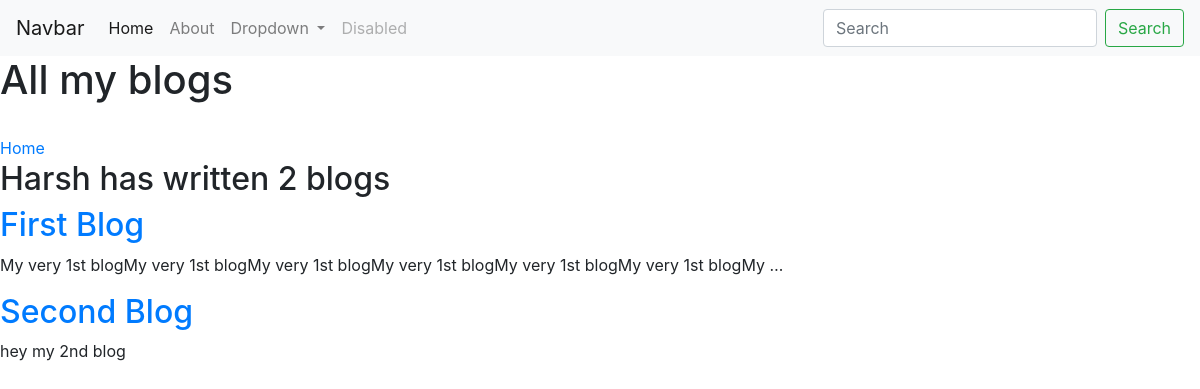
Screenshot of /blog/ with the database file from the repository.
### blog/models.py (models this page shows, shortened)
class Blog(models.Model):
    title= models.CharField(max_length=200)
    description= models.TextField()
    date= models.DateField()

### blog/views.py (the view)
# urls.py: path('', views.all_blogs, name='all_blogs'),
def all_blogs(request):
    blogs= Blog.objects.all()
    return render(request, 'blog/all_blogs.html', {'blogs': blogs})

### blog/templates/blog/all_blogs.html
{% extends 'portfolio/base.html'%}
{% block content %}
<h1>All my blogs</h1>
<br>
<a href="{% url 'home' %}">Home</a>
<br>
<h2>Harsh has written {{blogs.count}} blog{{ blogs.count|pluralize}}</h2>
{% for blog in blogs %}
<a href="{% url 'blog:detail' blog.id %}"><h2>{{ blog.title }}</h2></a>
<p>{{blog.description|striptags|truncatechars:100}}</p>
{%endfor%}
{% endblock %}

### rows the page displays
Blog: title "First Blog", description "My very 1st blogMy very 1st blogMy very 1st blogMy very 1st blogMy very 1st blogMy very 1st blogMy …"
Blog: title "Second Blog", description "hey my 2nd blog"

### other values shown
{{ blogs.count }} "2"
